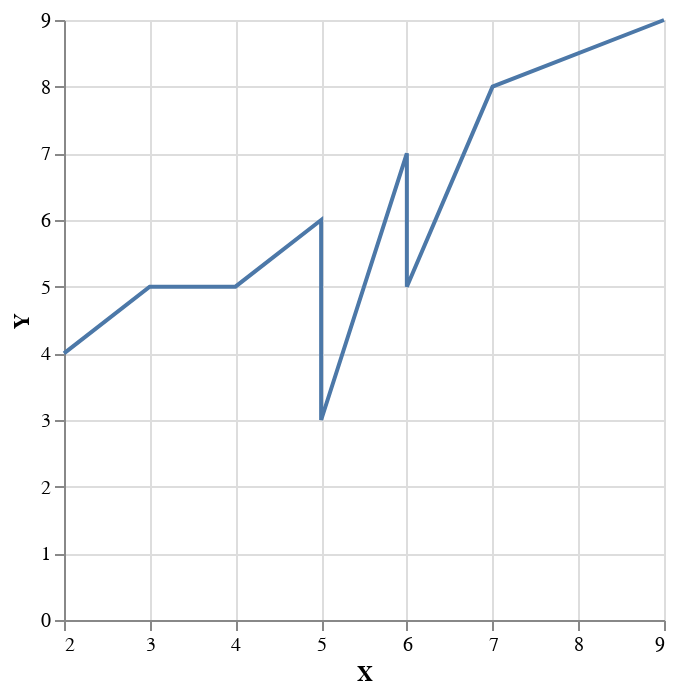

Notebook code cell kept with this figure:
### Code cell
data = {
   'X' : [2,3,5,6,7,9,4,5,5,6],
   'Y' : [4,5,6,7,8,9,5,6,3,5]
}

df = pd.DataFrame(data)

line_chart = alt.Chart(df).mark_line().encode(
    x = 'X',     
    y = 'Y' 
)

line_chart

### Figure 1 — Vega-Lite specification as saved in the notebook (floating-point values rounded to 4 significant figures)
{"$schema": "https://vega.github.io/schema/vega-lite/v5.8.0.json", "config": {"view": {"continuousHeight": 300, "continuousWidth": 300}}, "data": {"name": "data-1ed8e6b20aca50ab40d16a5308cdabf9"}, "datasets": {"data-1ed8e6b20aca50ab40d16a5308cdabf9": [{"X": 2, "Y": 4}, {"X": 3, "Y": 5}, {"X": 5, "Y": 6}, {"X": 6, "Y": 7}, {"X": 7, "Y": 8}, {"X": 9, "Y": 9}, {"X": 4, "Y": 5}, {"X": 5, "Y": 6}, {"X": 5, "Y": 3}, {"X": 6, "Y": 5}]}, "encoding": {"x": {"field": "X", "type": "quantitative"}, "y": {"field": "Y", "type": "quantitative"}}, "mark": {"type": "line"}}
